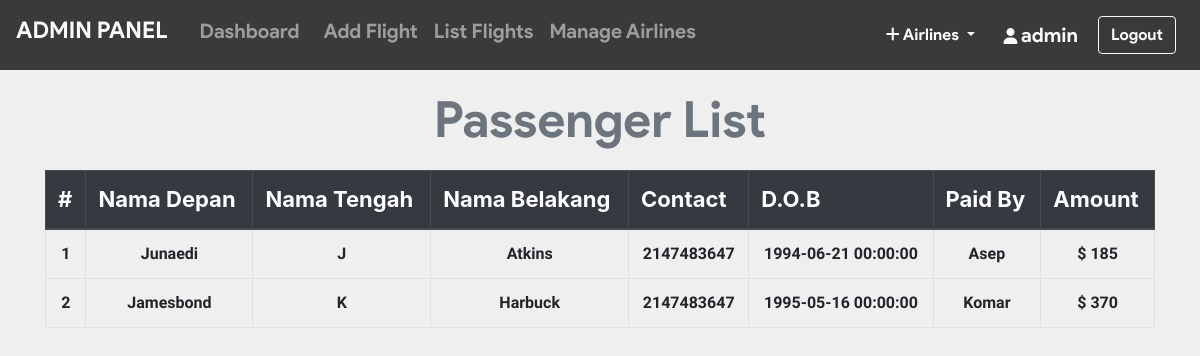
/admin/pass_list.php?flight_id=2 (signed in), run on the app's committed database.
### tables this page shows
CREATE TABLE `ticket` (
  `ticket_id` int(11) NOT NULL,
  `passenger_id` int(11) NOT NULL,
  `flight_id` int(11) NOT NULL,
  `user_id` int(11) NOT NULL,
  `seat_no` varchar(10) NOT NULL,
  `cost` int(11) NOT NULL,
  `class` varchar(3) NOT NULL
);

CREATE TABLE `passenger_profile` (
  `passenger_id` int(11) NOT NULL,
  `user_id` int(11) NOT NULL,
  `flight_id` int(11) NOT NULL,
  `mobile` varchar(110) NOT NULL,
  `dob` datetime NOT NULL,
  `f_name` varchar(20) DEFAULT NULL,
  `m_name` varchar(20) DEFAULT NULL,
  `l_name` varchar(20) DEFAULT NULL
);

CREATE TABLE `users` (
  `user_id` int(11) NOT NULL,
  `username` varchar(20) NOT NULL,
  `email` varchar(50) NOT NULL,
  `password` varchar(100) NOT NULL
);

CREATE TABLE `payment` (
  `card_no` varchar(16) NOT NULL,
  `user_id` int(11) NOT NULL,
  `flight_id` int(11) NOT NULL,
  `expire_date` varchar(5) DEFAULT NULL,
  `amount` int(11) NOT NULL
);

### admin/pass_list.php (the view, shortened to what this page needs)
<?php include_once 'header.php'; ?>
<?php include_once 'footer.php';
require '../helpers/init_conn_db.php';?>
    <main>
        <?php if(isset($_SESSION['adminId'])) { ?>
          <div class="container-md mt-2">
            <h1 class="display-4 text-center text-secondary"
              >Passenger List</h1>
            <table class="table table-bordered">
              <thead class="thead-dark">
                <tr>
                  <th>#</th>
                  <th scope="col">Nama Depan</th>
                  <th scope="col">Nama Tengah</th>
                  <th scope="col">Nama Belakang</th>
                  <th scope="col">Contact</th>
                  <th scope="col">D.O.B</th>
                  <th scope="col">Paid By</th>
                  <th scope="col">Amount</th>
                </tr>
              </thead>
              <tbody>
                <?php
                $cnt=1;
                $flight_id = $_GET['flight_id'];
                $sql_t = 'SELECT * FROM Ticket WHERE flight_id=?';
                $stmt_t = mysqli_stmt_init($conn);
                if(!mysqli_stmt_prepare($stmt_t,$sql_t)) {
                    header('Location: ticket.php?error=sqlerror');
                    exit();
                } else {
                    mysqli_stmt_bind_param($stmt_t,'i',$flight_id);
                    mysqli_stmt_execute($stmt_t);
                    $result_t = mysqli_stmt_get_result($stmt_t);
                    while($row_t = mysqli_fetch_assoc($result_t)) {
                      $sql = 'SELECT * FROM Passenger_profile WHERE passenger_id=?';
                      $stmt = mysqli_stmt_init($conn);
                      mysqli_stmt_prepare($stmt,$sql);
                      mysqli_stmt_bind_param($stmt,'i',$row_t['passenger_id']);
                      mysqli_stmt_execute($stmt);
                      $result = mysqli_stmt_get_result($stmt);
                      if ($row = mysqli_fetch_assoc($result)) {
                          $sql_p = 'SELECT * FROM PAYMENT WHERE flight_id=? AND user_id=?';
                          $stmt_p = mysqli_stmt_init($conn);
                          mysqli_stmt_prepare($stmt_p,$sql_p);
                          mysqli_stmt_bind_param($stmt_p,'ii',$flight_id,$row['user_id']);
                          mysqli_stmt_execute($stmt_p);
                          $result_p = mysqli_stmt_get_result($stmt_p);
                          if ($row_p = mysqli_fetch_assoc($result_p)) {
                            $sql_u = 'SELECT * FROM Users WHERE user_id=?';
                            $stmt_u = mysqli_stmt_init($conn);
                            mysqli_stmt_prepare($stmt_u,$sql_u);
                            mysqli_stmt_bind_param($stmt_u,'i',$row['user_id']);
                            mysqli_stmt_execute($stmt_u);
                            $result_u = mysqli_stmt_get_result($stmt_u);
                            if ($row_u = mysqli_fetch_assoc($result_u)) {
                              echo "
                              <tr class='text-center'>
                                <td>".$cnt."</td>
                                <td>".$row['f_name']."</td>
                                <td>".$row['m_name']."</td>
                                <td>".$row['l_name']."</td>
                                <td>".$row['mobile']."</td>
                                <td>".$row['dob']."</td>
                                <td scope='row'>".$row_u['username']."</td>
                                <td>$ ".$row_p['amount']."</td>
                              </tr>
                              ";
                            }
                          }
                      }
                      $cnt++; }
                      }
                ?>
              </tbody>
            </table>
          </div>
        <?php } ?>
    </main>

### admin/pass_list.php (style rules this page uses)
h1 { margin-top: 20px; margin-bottom: 20px; font-family: 'product sans'; font-size: 50px !important; font-weight: lighter; }
body { background-color: #efefef; }
th { font-size: 22px; }
td { margin-top: 10px !important; font-size: 16px; font-weight: bold; font-family: 'Assistant', sans-serif !important; }

### data on the page
ticket: passenger.f_name "Junaedi", passenger.m_name "J", passenger.l_name "Atkins", passenger.mobile "2147483647", passenger.dob "1994-06-21 00:00:00", user.username "Asep", payment.amount "185"
ticket: passenger.f_name "Jamesbond", passenger.m_name "K", passenger.l_name "Harbuck", passenger.mobile "2147483647", passenger.dob "1995-05-16 00:00:00", user.username "Komar", payment.amount "370"

### other printed values
$_SESSION['adminUname'] "admin"
